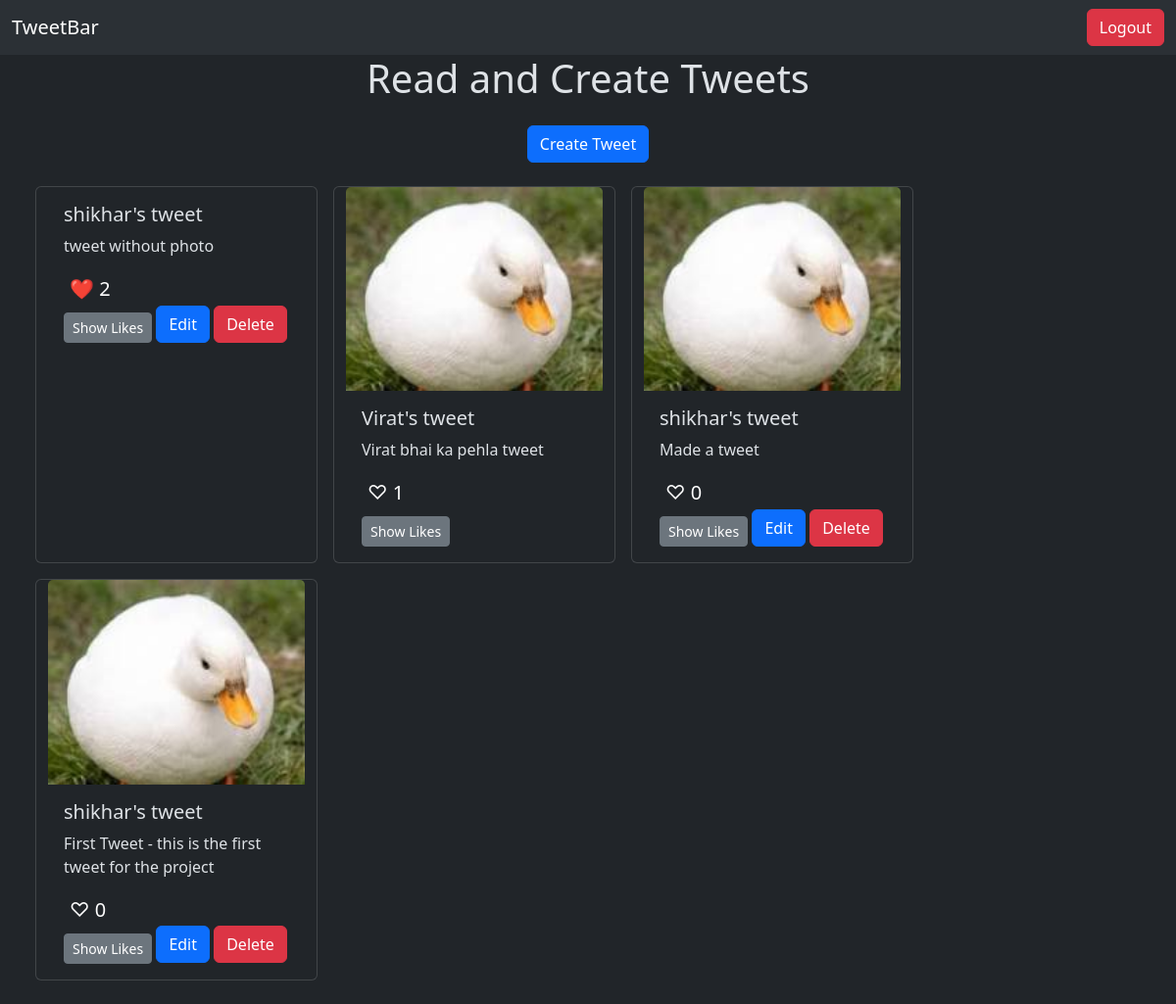
The page /tweet/ (signed in) on the database its author committed.
### tweet/models.py (models this page shows, shortened)
class Tweet(models.Model):
    user = models.ForeignKey(User, on_delete=models.CASCADE)
    text = models.TextField(max_length=240)
    photo = models.ImageField(upload_to='photos/', blank=True, null=True)
    created_at = models.DateTimeField(auto_now_add=True)
    updated_at = models.DateTimeField(auto_now=True)
    likes = models.ManyToManyField(User, related_name='liked_tweets', blank=True)

### tweet/views.py (the view)
# urls.py: path('', lambda request: redirect('tweet_list')),
def tweet_list(request):
    tweets = Tweet.objects.all().order_by('-created_at')
    return render(request, 'tweet_list.html', {'tweets': tweets})

### tweet/templates/tweet_list.html (shortened to what this page needs)
{% extends "layout.html" %}
{% block content %}
    <h1 class="text-center">Read and Create Tweets</h1>
    <div class="d-flex justify-content-center m-4">
        <a href="{% url 'tweet_create' %}" class="btn btn-primary">
            Create Tweet
        </a>
    </div>
    <div class="container row gap-3 m-4">
        {% for tweet in tweets %}
            <div class="card" style="width: 18rem;">
                {% if tweet.photo %}
                    <img src={{tweet.photo.url}} class="card-img-top" alt="...">
                {% endif %}
                <div class="card-body">
                    <h5 class="card-title">{{tweet.user.username}}'s tweet</h5>
                    <p class="card-text">{{tweet.text}}</p>
                    <form method='post' action="{% url 'like_tweet' tweet.id %}">
                        <button class="bg-transparent border-0 fs-5">
                            {% if user in tweet.likes.all %}
                                ❤️
                            {%else%}
                                ♡
                            {% endif %}
                             {{ tweet.likes.count }}
                        </button>
                    </form>
                <button class="btn btn-sm btn-secondary mt-2" data-bs-toggle="collapse" data-bs-target="#likes-{{ tweet.id }}">
                    Show Likes
                </button>
                    {% if tweet.user == user %}
                        <a href="{% url 'tweet_edit' tweet.id %}" class="btn btn-primary">Edit</a>
                        <a href="{% url 'tweet_delete' tweet.id %}" class="btn btn-danger">Delete</a>
                    {% endif %}
                </div>
            </div>
        {% endfor %}
    </div>
    {% endblock %}

### rows shown on the page
Tweet: user.username "shikhar", text "tweet without photo", likes.count "2", shows "Edit"
Tweet: photo (picture), user.username "Virat", text "Virat bhai ka pehla tweet", likes.count "1"
Tweet: photo (picture), user.username "shikhar", text "Made a tweet", likes.count "0", shows "Edit"
Tweet: photo (picture), user.username "shikhar", text "First Tweet - this is the first tweet for the project", likes.count "0", shows "Edit"
